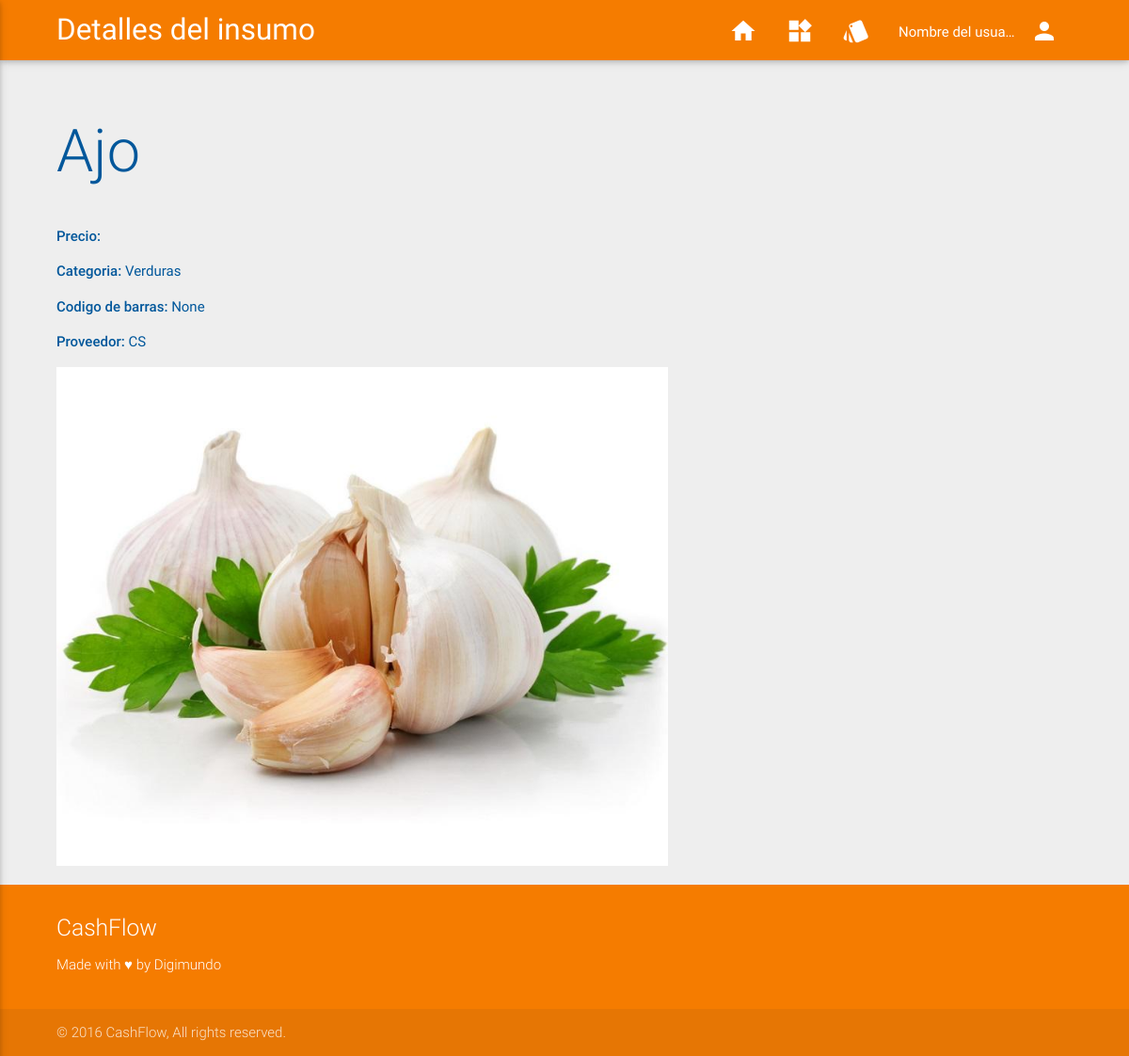
/supplies/31/, run on the app's committed database.
### supplies/models.py (models this page shows, shortened)
class Supply(models.Model):
	name     = models.CharField(max_length = 255, unique = True)
	category = models.ForeignKey(Category, default = 1)
	barcode  = models.PositiveIntegerField(help_text="(Código de barras de 13 digitos)", validators=[MaxValueValidator(9999999999999)], blank = True, null = True)
	provider = models.ForeignKey(Provider, default = 1)
	image    = models.ImageField(blank = False)
	class Meta:
		ordering = ('id',)
		verbose_name        = 'Supply'
		verbose_name_plural = 'Supplies'

class Category(models.Model):
	name  = models.CharField(max_length = 255, unique = True)
	image = models.ImageField(blank = False)
	def __str__(self):
		return self.name
	class Meta:
		ordering            = ('id',)
		verbose_name        = 'Category'
		verbose_name_plural = 'Categories'

class Provider(models.Model):
	name  = models.CharField(max_length = 255, unique = True)
	image = models.ImageField(blank = False)
	def __str__(self):
		return self.name
	class Meta:
		ordering            = ('id',)
		verbose_name        = 'Provider'
		verbose_name_plural = 'Providers'

### supplies/views.py (the view)
# urls.py: url(r'^supplies/(?P<pk>[0-9]+)/$', views.supply_detail, name='views.supply_detail'),
def supply_detail(request, pk):
	supply  = get_object_or_404(Supply, pk=pk)
	template = loader.get_template('supplies/supply_detail.html')
	title    = 'Detalles del insumo'
	context  = {
		'supply'	: supply,
		'title'		: title
	}
	return HttpResponse(template.render(context, request))

### templates/supplies/supply_detail.html (shortened to what this page needs)
{% extends "base.html" %}
{% block content %}
	<div class="row">
		<div class="col s12 l6">
			<h1>{{ supply.name }}</h1>
		</div>
	</div>
	<p>
		<strong>Precio: </strong>
	</p>
	<p>
		<strong>Categoria: </strong> {{ supply.category }}
	</p>
	<p>
		<strong>Codigo de barras: </strong> {{ supply.barcode }}
	</p>
	<p>
		<strong>Proveedor: </strong> {{ supply.provider }}
	</p>
	<img class="materialboxed" width="650" src="{{ supply.image.url | default_if_none:'#'}}">
{% endblock content %}

### static/css/styles.css (style rules this page uses)
body { background-color: rgba(238,238,238,1); display: -ms-flexbox; display: flex; min-height: 100vh; -ms-flex-direction: column; flex-direction: column; }
h1,h2,h3,h4,h5 { font-weight: 300; }
html { color: #01579b; }

### data on the page
Supply: name "Ajo", category "Verduras", barcode "None", provider "CS", image (picture)

### other printed values
{{ title }} "Detalles del insumo"
